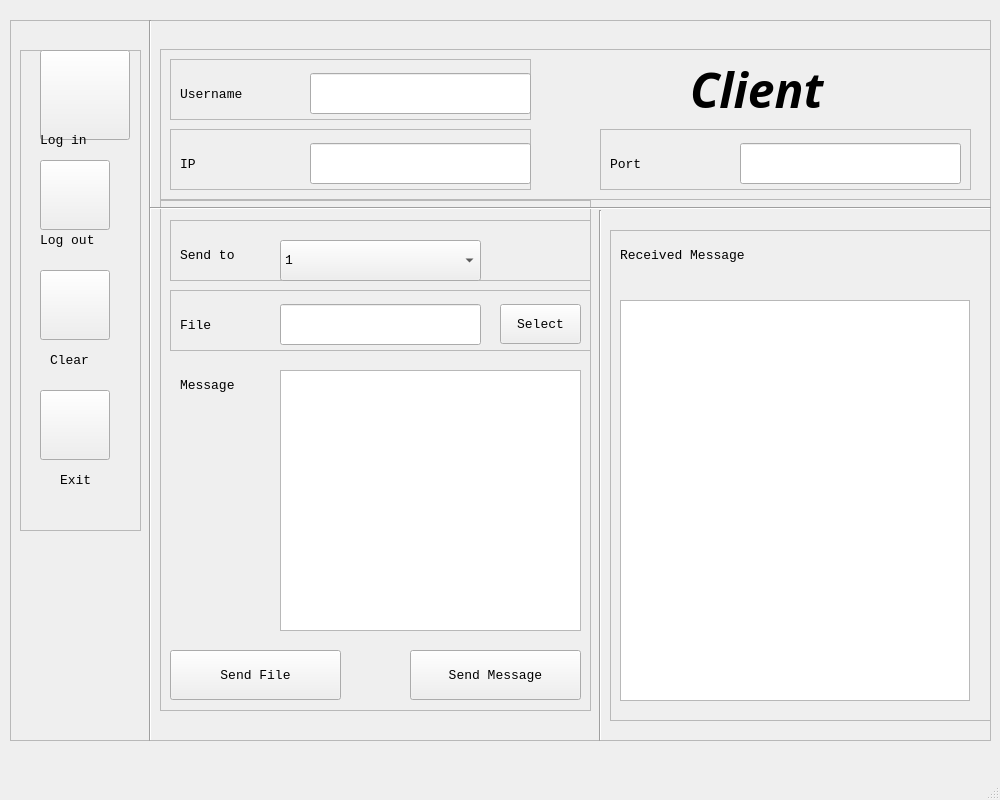
<?xml version="1.0" encoding="UTF-8"?>
<ui version="4.0">
 <class>Client</class>
 <widget class="QMainWindow" name="Client">
  <property name="geometry">
   <rect>
    <x>0</x>
    <y>0</y>
    <width>1000</width>
    <height>800</height>
   </rect>
  </property>
  <property name="windowTitle">
   <string>MainWindow</string>
  </property>
  <widget class="QWidget" name="centralwidget">
   <widget class="QFrame" name="frame_total">
    <property name="geometry">
     <rect>
      <x>10</x>
      <y>20</y>
      <width>981</width>
      <height>721</height>
     </rect>
    </property>
    <property name="frameShape">
     <enum>QFrame::StyledPanel</enum>
    </property>
    <property name="frameShadow">
     <enum>QFrame::Raised</enum>
    </property>
    <widget class="QFrame" name="frame_buttons">
     <property name="geometry">
      <rect>
       <x>10</x>
       <y>30</y>
       <width>121</width>
       <height>481</height>
      </rect>
     </property>
     <property name="frameShape">
      <enum>QFrame::StyledPanel</enum>
     </property>
     <property name="frameShadow">
      <enum>QFrame::Raised</enum>
     </property>
     <widget class="QPushButton" name="login_button">
      <property name="geometry">
       <rect>
        <x>20</x>
        <y>0</y>
        <width>90</width>
        <height>90</height>
       </rect>
      </property>
      <property name="styleSheet">
       <string notr="true">border-image: url(source/icon/Interface.png);</string>
      </property>
      <property name="text">
       <string/>
      </property>
     </widget>
     <widget class="QLabel" name="login_label">
      <property name="geometry">
       <rect>
        <x>20</x>
        <y>70</y>
        <width>81</width>
        <height>41</height>
       </rect>
      </property>
      <property name="font">
       <font>
        <family>Consolas</family>
        <pointsize>10</pointsize>
       </font>
      </property>
      <property name="text">
       <string>Log in</string>
      </property>
      <property name="textFormat">
       <enum>Qt::RichText</enum>
      </property>
     </widget>
     <widget class="QPushButton" name="logout_button">
      <property name="geometry">
       <rect>
        <x>20</x>
        <y>110</y>
        <width>70</width>
        <height>70</height>
       </rect>
      </property>
      <property name="styleSheet">
       <string notr="true">border-image: url(source/icon/Forbidden.png);</string>
      </property>
      <property name="text">
       <string/>
      </property>
     </widget>
     <widget class="QLabel" name="logout_label">
      <property name="geometry">
       <rect>
        <x>20</x>
        <y>170</y>
        <width>81</width>
        <height>41</height>
       </rect>
      </property>
      <property name="font">
       <font>
        <family>Consolas</family>
        <pointsize>10</pointsize>
       </font>
      </property>
      <property name="text">
       <string>Log out</string>
      </property>
      <property name="textFormat">
       <enum>Qt::RichText</enum>
      </property>
     </widget>
     <widget class="QPushButton" name="clear_button">
      <property name="geometry">
       <rect>
        <x>20</x>
        <y>220</y>
        <width>70</width>
        <height>70</height>
       </rect>
      </property>
      <property name="styleSheet">
       <string notr="true">border-image: url(source/icon/Clear.png);</string>
      </property>
      <property name="text">
       <string/>
      </property>
     </widget>
     <widget class="QLabel" name="clear_label">
      <property name="geometry">
       <rect>
        <x>30</x>
        <y>290</y>
        <width>81</width>
        <height>41</height>
       </rect>
      </property>
      <property name="font">
       <font>
        <family>Consolas</family>
        <pointsize>10</pointsize>
       </font>
      </property>
      <property name="text">
       <string>Clear</string>
      </property>
      <property name="textFormat">
       <enum>Qt::RichText</enum>
      </property>
     </widget>
     <widget class="QPushButton" name="exit_button">
      <property name="geometry">
       <rect>
        <x>20</x>
        <y>340</y>
        <width>70</width>
        <height>70</height>
       </rect>
      </property>
      <property name="styleSheet">
       <string notr="true">border-image: url(source/icon/Exit.png);</string>
      </property>
      <property name="text">
       <string/>
      </property>
     </widget>
     <widget class="QLabel" name="exit_label">
      <property name="geometry">
       <rect>
        <x>40</x>
        <y>410</y>
        <width>81</width>
        <height>41</height>
       </rect>
      </property>
      <property name="font">
       <font>
        <family>Consolas</family>
        <pointsize>10</pointsize>
       </font>
      </property>
      <property name="text">
       <string>Exit</string>
      </property>
      <property name="textFormat">
       <enum>Qt::RichText</enum>
      </property>
     </widget>
    </widget>
    <widget class="QFrame" name="frame_info">
     <property name="geometry">
      <rect>
       <x>600</x>
       <y>210</y>
       <width>381</width>
       <height>491</height>
      </rect>
     </property>
     <property name="frameShape">
      <enum>QFrame::StyledPanel</enum>
     </property>
     <property name="frameShadow">
      <enum>QFrame::Raised</enum>
     </property>
     <widget class="QTextBrowser" name="info">
      <property name="geometry">
       <rect>
        <x>10</x>
        <y>70</y>
        <width>350</width>
        <height>401</height>
       </rect>
      </property>
      <property name="font">
       <font>
        <family>Consolas</family>
        <pointsize>10</pointsize>
       </font>
      </property>
     </widget>
     <widget class="QLabel" name="info_label">
      <property name="geometry">
       <rect>
        <x>10</x>
        <y>0</y>
        <width>191</width>
        <height>51</height>
       </rect>
      </property>
      <property name="font">
       <font>
        <family>Consolas</family>
        <pointsize>10</pointsize>
       </font>
      </property>
      <property name="text">
       <string>Received Message</string>
      </property>
     </widget>
    </widget>
    <widget class="QFrame" name="frame_send">
     <property name="geometry">
      <rect>
       <x>150</x>
       <y>180</y>
       <width>431</width>
       <height>511</height>
      </rect>
     </property>
     <property name="frameShape">
      <enum>QFrame::StyledPanel</enum>
     </property>
     <property name="frameShadow">
      <enum>QFrame::Raised</enum>
     </property>
     <widget class="QFrame" name="frame_edit">
      <property name="geometry">
       <rect>
        <x>10</x>
        <y>20</y>
        <width>421</width>
        <height>61</height>
       </rect>
      </property>
      <property name="frameShape">
       <enum>QFrame::StyledPanel</enum>
      </property>
      <property name="frameShadow">
       <enum>QFrame::Raised</enum>
      </property>
      <widget class="QLabel" name="recv_label">
       <property name="geometry">
        <rect>
         <x>10</x>
         <y>10</y>
         <width>81</width>
         <height>51</height>
        </rect>
       </property>
       <property name="font">
        <font>
         <family>Consolas</family>
         <pointsize>10</pointsize>
        </font>
       </property>
       <property name="text">
        <string>Send to</string>
       </property>
      </widget>
      <widget class="QComboBox" name="receiver_choose">
       <property name="geometry">
        <rect>
         <x>110</x>
         <y>20</y>
         <width>201</width>
         <height>41</height>
        </rect>
       </property>
       <property name="font">
        <font>
         <family>Consolas</family>
         <pointsize>10</pointsize>
        </font>
       </property>
       <item>
        <property name="text">
         <string>1</string>
        </property>
       </item>
       <item>
        <property name="text">
         <string>2</string>
        </property>
       </item>
      </widget>
     </widget>
     <widget class="QFrame" name="frame_file">
      <property name="geometry">
       <rect>
        <x>10</x>
        <y>90</y>
        <width>421</width>
        <height>61</height>
       </rect>
      </property>
      <property name="frameShape">
       <enum>QFrame::StyledPanel</enum>
      </property>
      <property name="frameShadow">
       <enum>QFrame::Raised</enum>
      </property>
      <widget class="QLineEdit" name="file_edit">
       <property name="geometry">
        <rect>
         <x>110</x>
         <y>14</y>
         <width>201</width>
         <height>41</height>
        </rect>
       </property>
       <property name="font">
        <font>
         <family>Consolas</family>
         <pointsize>10</pointsize>
        </font>
       </property>
      </widget>
      <widget class="QLabel" name="file_label">
       <property name="geometry">
        <rect>
         <x>10</x>
         <y>10</y>
         <width>51</width>
         <height>51</height>
        </rect>
       </property>
       <property name="font">
        <font>
         <family>Consolas</family>
         <pointsize>10</pointsize>
        </font>
       </property>
       <property name="text">
        <string>File</string>
       </property>
      </widget>
      <widget class="QPushButton" name="file_button">
       <property name="geometry">
        <rect>
         <x>330</x>
         <y>14</y>
         <width>81</width>
         <height>40</height>
        </rect>
       </property>
       <property name="font">
        <font>
         <family>Consolas</family>
         <pointsize>10</pointsize>
        </font>
       </property>
       <property name="text">
        <string>Select</string>
       </property>
      </widget>
     </widget>
     <widget class="QPushButton" name="send_file_button">
      <property name="geometry">
       <rect>
        <x>10</x>
        <y>450</y>
        <width>171</width>
        <height>50</height>
       </rect>
      </property>
      <property name="font">
       <font>
        <family>Consolas</family>
        <pointsize>10</pointsize>
       </font>
      </property>
      <property name="text">
       <string>Send File</string>
      </property>
     </widget>
     <widget class="QPushButton" name="send_message_button">
      <property name="geometry">
       <rect>
        <x>250</x>
        <y>450</y>
        <width>171</width>
        <height>50</height>
       </rect>
      </property>
      <property name="font">
       <font>
        <family>Consolas</family>
        <pointsize>10</pointsize>
       </font>
      </property>
      <property name="text">
       <string>Send Message</string>
      </property>
     </widget>
     <widget class="QTextEdit" name="message_edit">
      <property name="geometry">
       <rect>
        <x>120</x>
        <y>170</y>
        <width>301</width>
        <height>261</height>
       </rect>
      </property>
      <property name="font">
       <font>
        <family>Consolas</family>
        <pointsize>10</pointsize>
       </font>
      </property>
     </widget>
     <widget class="QLabel" name="message_label">
      <property name="geometry">
       <rect>
        <x>20</x>
        <y>160</y>
        <width>91</width>
        <height>51</height>
       </rect>
      </property>
      <property name="font">
       <font>
        <family>Consolas</family>
        <pointsize>10</pointsize>
       </font>
      </property>
      <property name="text">
       <string>Message</string>
      </property>
     </widget>
    </widget>
    <widget class="QFrame" name="frame_log">
     <property name="geometry">
      <rect>
       <x>150</x>
       <y>29</y>
       <width>831</width>
       <height>151</height>
      </rect>
     </property>
     <property name="frameShape">
      <enum>QFrame::StyledPanel</enum>
     </property>
     <property name="frameShadow">
      <enum>QFrame::Raised</enum>
     </property>
     <widget class="QFrame" name="frame_ip">
      <property name="geometry">
       <rect>
        <x>10</x>
        <y>80</y>
        <width>361</width>
        <height>61</height>
       </rect>
      </property>
      <property name="frameShape">
       <enum>QFrame::StyledPanel</enum>
      </property>
      <property name="frameShadow">
       <enum>QFrame::Raised</enum>
      </property>
      <widget class="QLineEdit" name="ip_edit">
       <property name="geometry">
        <rect>
         <x>140</x>
         <y>14</y>
         <width>221</width>
         <height>41</height>
        </rect>
       </property>
       <property name="font">
        <font>
         <family>Consolas</family>
         <pointsize>10</pointsize>
        </font>
       </property>
      </widget>
      <widget class="QLabel" name="ip_label">
       <property name="geometry">
        <rect>
         <x>10</x>
         <y>10</y>
         <width>41</width>
         <height>51</height>
        </rect>
       </property>
       <property name="font">
        <font>
         <family>Consolas</family>
         <pointsize>10</pointsize>
        </font>
       </property>
       <property name="text">
        <string>IP</string>
       </property>
      </widget>
     </widget>
     <widget class="QFrame" name="frame_port">
      <property name="geometry">
       <rect>
        <x>440</x>
        <y>80</y>
        <width>371</width>
        <height>61</height>
       </rect>
      </property>
      <property name="frameShape">
       <enum>QFrame::StyledPanel</enum>
      </property>
      <property name="frameShadow">
       <enum>QFrame::Raised</enum>
      </property>
      <widget class="QLineEdit" name="port_edit">
       <property name="geometry">
        <rect>
         <x>140</x>
         <y>14</y>
         <width>221</width>
         <height>41</height>
        </rect>
       </property>
       <property name="font">
        <font>
         <family>Consolas</family>
         <pointsize>10</pointsize>
        </font>
       </property>
      </widget>
      <widget class="QLabel" name="port_label">
       <property name="geometry">
        <rect>
         <x>10</x>
         <y>10</y>
         <width>51</width>
         <height>51</height>
        </rect>
       </property>
       <property name="font">
        <font>
         <family>Consolas</family>
         <pointsize>10</pointsize>
        </font>
       </property>
       <property name="text">
        <string>Port</string>
       </property>
      </widget>
     </widget>
     <widget class="QFrame" name="frame_user">
      <property name="geometry">
       <rect>
        <x>10</x>
        <y>10</y>
        <width>361</width>
        <height>61</height>
       </rect>
      </property>
      <property name="frameShape">
       <enum>QFrame::StyledPanel</enum>
      </property>
      <property name="frameShadow">
       <enum>QFrame::Raised</enum>
      </property>
      <widget class="QLineEdit" name="username_edit">
       <property name="geometry">
        <rect>
         <x>140</x>
         <y>14</y>
         <width>221</width>
         <height>41</height>
        </rect>
       </property>
       <property name="font">
        <font>
         <family>Consolas</family>
         <pointsize>10</pointsize>
        </font>
       </property>
      </widget>
      <widget class="QLabel" name="username_label">
       <property name="geometry">
        <rect>
         <x>10</x>
         <y>10</y>
         <width>101</width>
         <height>51</height>
        </rect>
       </property>
       <property name="font">
        <font>
         <family>Consolas</family>
         <pointsize>10</pointsize>
        </font>
       </property>
       <property name="text">
        <string>Username</string>
       </property>
      </widget>
     </widget>
     <widget class="QLabel" name="title">
      <property name="geometry">
       <rect>
        <x>530</x>
        <y>0</y>
        <width>211</width>
        <height>81</height>
       </rect>
      </property>
      <property name="font">
       <font>
        <family>Baskerville Old Face</family>
        <pointsize>36</pointsize>
        <weight>75</weight>
        <italic>true</italic>
        <bold>true</bold>
        <underline>false</underline>
       </font>
      </property>
      <property name="text">
       <string>Client</string>
      </property>
     </widget>
    </widget>
    <widget class="Line" name="line_v1">
     <property name="geometry">
      <rect>
       <x>130</x>
       <y>0</y>
       <width>20</width>
       <height>721</height>
      </rect>
     </property>
     <property name="orientation">
      <enum>Qt::Vertical</enum>
     </property>
    </widget>
    <widget class="Line" name="line_h1">
     <property name="geometry">
      <rect>
       <x>140</x>
       <y>180</y>
       <width>841</width>
       <height>16</height>
      </rect>
     </property>
     <property name="orientation">
      <enum>Qt::Horizontal</enum>
     </property>
    </widget>
    <widget class="Line" name="line_v2">
     <property name="geometry">
      <rect>
       <x>580</x>
       <y>190</y>
       <width>20</width>
       <height>531</height>
      </rect>
     </property>
     <property name="orientation">
      <enum>Qt::Vertical</enum>
     </property>
    </widget>
   </widget>
  </widget>
  <widget class="QMenuBar" name="menubar">
   <property name="geometry">
    <rect>
     <x>0</x>
     <y>0</y>
     <width>1000</width>
     <height>30</height>
    </rect>
   </property>
  </widget>
  <widget class="QStatusBar" name="statusbar"/>
 </widget>
 <resources/>
 <connections>
  <connection>
   <sender>clear_button</sender>
   <signal>clicked()</signal>
   <receiver>info</receiver>
   <slot>clear()</slot>
   <hints>
    <hint type="sourcelabel">
     <x>74</x>
     <y>334</y>
    </hint>
    <hint type="destinationlabel">
     <x>354</x>
     <y>649</y>
    </hint>
   </hints>
  </connection>
  <connection>
   <sender>exit_button</sender>
   <signal>clicked()</signal>
   <receiver>Client</receiver>
   <slot>close()</slot>
   <hints>
    <hint type="sourcelabel">
     <x>74</x>
     <y>454</y>
    </hint>
    <hint type="destinationlabel">
     <x>499</x>
     <y>399</y>
    </hint>
   </hints>
  </connection>
 </connections>
</ui>
